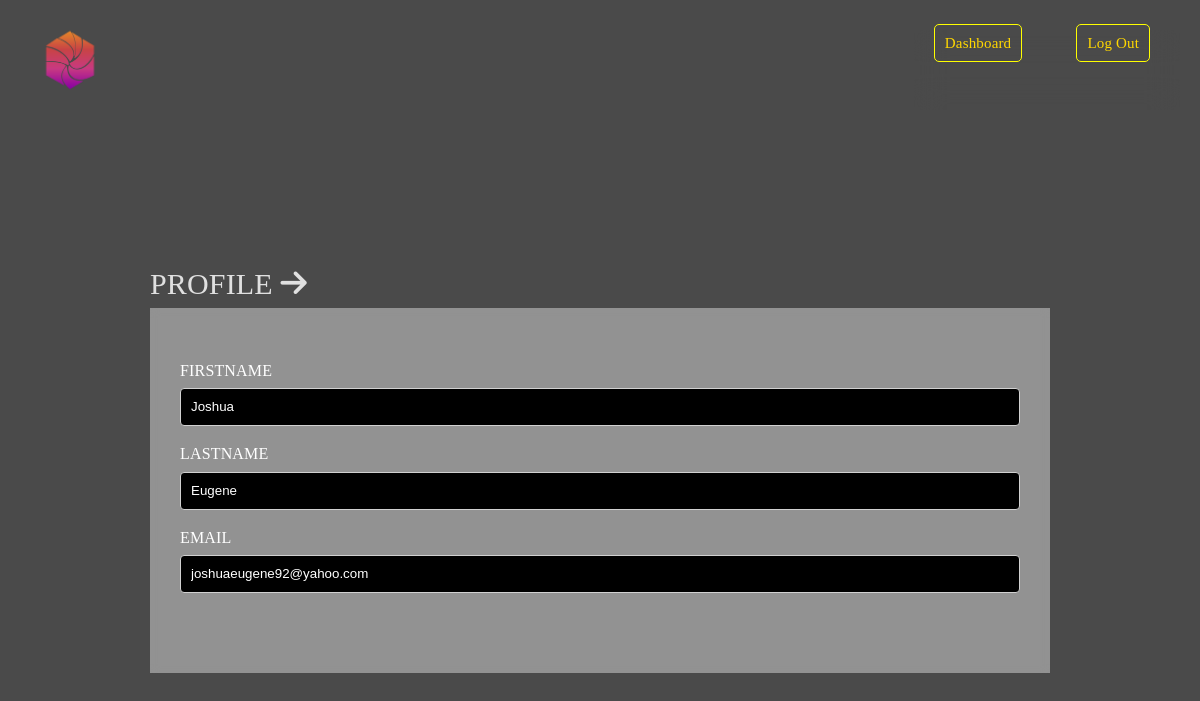
The app's page /profile (signed in) with its own data.
### journal/models.py (models this page shows)
class Profile(models.Model):
    user = models.OneToOneField(User, on_delete=models.CASCADE)
    first_name = models.CharField(max_length=50)
    last_name = models.CharField(max_length=50)
    email = models.EmailField(max_length=50)
    class Meta:
        db_table = 'profile'
        managed = True
        verbose_name = 'Profile'
        verbose_name_plural = 'Profiles'

### journal/views.py (the view)
# urls.py: path('profile',profile,name='profile'),
@login_required(login_url='userlogin')
def profile(request):
    profile = Profile.objects.get(user__username = request.user.username)
    context = {
        'profile':profile
    }
    return render(request, 'profile.html', context)

### journal/templates/profile.html (shortened to what this page needs)
<!DOCTYPE html>
{% load static %}
<html lang="en">
<head>
    <link rel="stylesheet" href="https://cdnjs.cloudflare.com/ajax/libs/font-awesome/6.5.2/css/all.min.css" />
    <link rel="stylesheet" href="{% static 'milligram.css' %}">
    <link rel="stylesheet" href=" {% static 'style.css' %}">
</head>
<body>
    <section class="navbar">
        <nav class="navlist">
            <img src="{% static 'img/20230312_165351.png' %}" alt="logo" class="logopng">
            <div class="navitems">
                <a href="{% url 'dashboard' %}" class="navobjects">Dashboard</a>
                <a href="{% url 'signout' %}" class="navobjects">log out</a>
            </div>
        </nav>
    </section>
    <section class="j_entry">
        <hi class="login">PROFILE <i class="fa-solid fa-arrow-right"></i></hi>
        <form method="" action="" enctype="multipart/form-data">
            <fieldset>
              <label for="nameField">FirstName</label>
              <input type="text" value="{{profile.first_name}}" readonly>
              <label for="nameField">LastName</label>
              <input type="text" value="{{profile.last_name}}" readonly>
              <label for="nameField">Email</label>
              <input type="text" value="{{profile.email}}" readonly>
            </fieldset>
          </form>
    </section>
</body>
</html>

### journal/static/milligram.css (style rules this page uses)
*, *:after, *:before { box-sizing: inherit; }
html { box-sizing: border-box; font-size: 62.5%; }
body { color: #606c76; font-family: 'Roboto', 'Helvetica Neue', 'Helvetica', 'Arial', sans-serif; font-size: 1.6em; font-weight: 300; letter-spacing: .01em; line-height: 1.6; }
input[type='color'], input[type='date'], input[type='datetime'], input[type='datetime-local'], input[type='email'], input[type='month'], input[type='number'], input[type='password'], input[type='search'], input[type='tel'], input[type='text'], input[type='url'], input[type='week'], input:not([type]), textarea, select { background-color: transparent; border: 0.1rem solid #d1d1d1; border-radius: .4rem; box-shadow: none; box-sizing: inherit; height: 3.8rem; padding: .6rem 1.0rem .7rem; width: 100%; }
label, legend { display: block; font-size: 1.6rem; font-weight: 700; margin-bottom: .5rem; }
fieldset { border-width: 0; padding: 0; }
a { color: #9b4dca; text-decoration: none; }
fieldset, input, select, textarea { margin-bottom: 1.5rem; }
blockquote, dl, figure, form, ol, p, pre, table, ul { margin-bottom: 2.5rem; }
img { max-width: 100%; }

### journal/static/style.css (style rules this page uses)
* { padding: 0; margin: 0; box-sizing: border-box; }
:root { --secpad: 0rem 2rem; --button: #ffd700; --button_textcolor:#333333; --card:#008080; --topspace: 2rem; --card_textcolor:#E0E0E0; --backdrop:rgba(255, 255, 255, 0.4); }
body { background:rgb(74, 74, 74) ; font-family: 'Roboto Slab', serif; height: 100vh; }
.navitems { margin-top: 2rem; }
input[type=text] { color: white; background: black; }
.logopng { width: 10rem; object-fit: contain; }
input { color: inherit; }
input::placeholder { color:rgb(193, 191, 191); text-transform: capitalize; font-size: smaller; }
.navbar { padding: var(--secpad); width: 100%; }
.navlist { display: flex; justify-content: space-between; margin-top: 1rem; border-radius: 1rem; flex-wrap: wrap; z-index: 100; }
.login { color: var(--card_textcolor); font-size: 3rem; text-transform: uppercase; }
.navobjects { padding: 1rem ; text-transform: capitalize; color: var(--button_textcolor); border-radius: 5px; margin-bottom: 1rem; color: var(--button); cursor: pointer; border: 1px solid yellow; font-size: 1.3rem; }
.j_entry { padding: 5rem 3rem; }
form { padding: 5rem 3rem; backdrop-filter: blur(5px); background: var(--backdrop); }
label { color: white; text-transform: uppercase; font-weight: 400; }
@media (min-width: 40.0rem) { .navlist { display: flex; justify-content: space-between; margin-top: 1rem; border-radius: 1rem; flex-wrap: wrap; flex-direction: row; } }
@media (min-width: 40.0rem) { .navitems { backdrop-filter: blur(15px); background:inherit; display: block; margin-top: 0rem; padding-top: 0rem; position: initial; top: 0; left: 0; right: 0; margin-left: 0rem; margin-right: 0rem; backdrop-filter: blur(15px); background:inherit; z-index: 0; margin-top: 2rem; width: auto; } }
@media (min-width: 40.0rem) { .navobjects { text-transform: capitalize; color: var(--button_textcolor); border-radius: 5px; margin-bottom: 1rem; color: var(--button); cursor: pointer; margin-top: 5rem; margin-left: 2rem; margin-right: 3rem; font-size: 1.5rem; } }
@media (min-width: 40.0rem) { .j_entry { padding: 15rem 15rem; } }

### records on screen
Profile: first_name "Joshua", last_name "Eugene", email "joshuaeugene92@yahoo.com"
